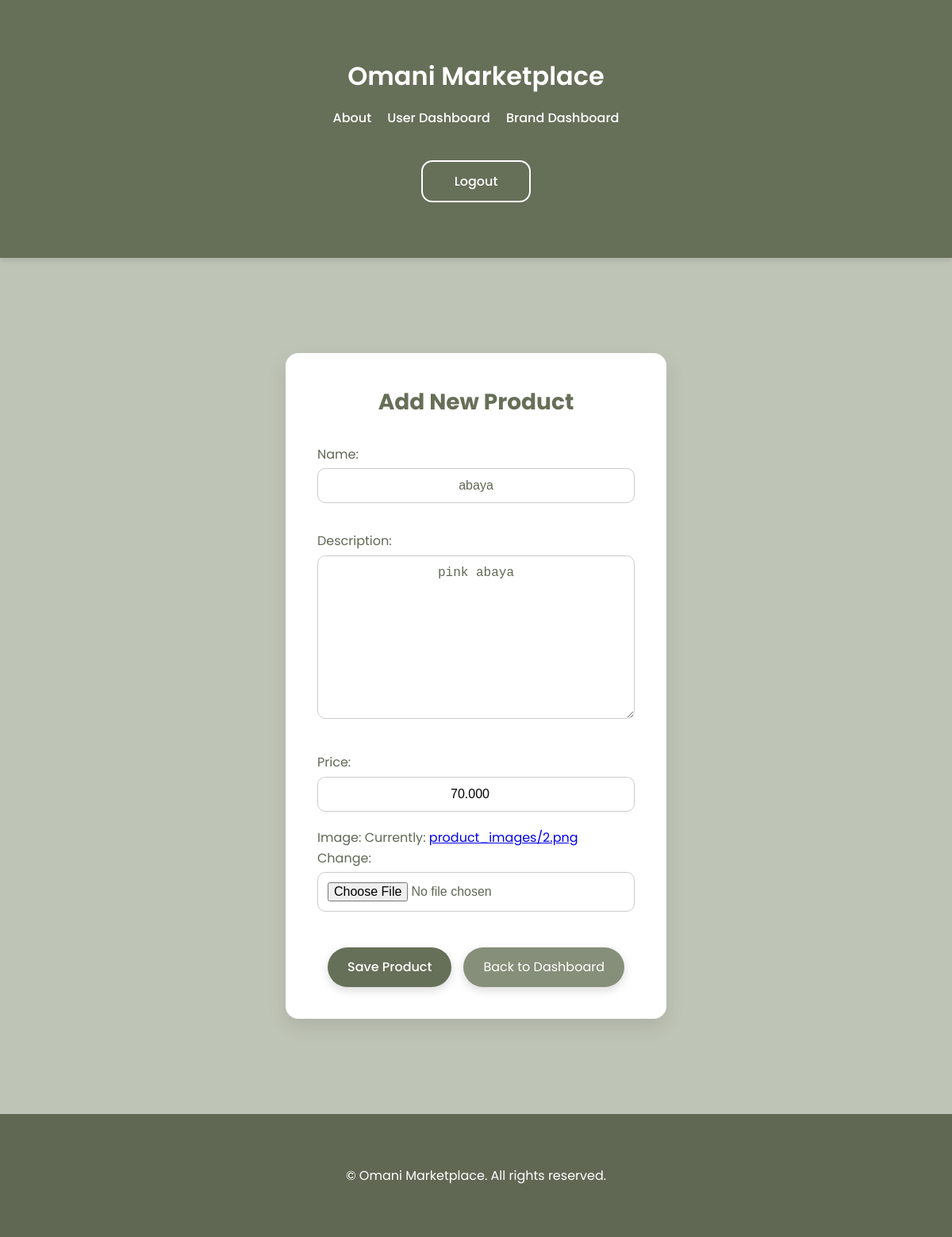
The page /brand/product/1/edit/ (signed in) on the database its author committed.
### core/models.py (models this page shows, shortened)
class Product(models.Model):
    brand = models.ForeignKey(Brand, on_delete=models.CASCADE)
    name = models.CharField(max_length=100)
    description = models.TextField()
    price = models.DecimalField(max_digits=6, decimal_places=3)
    image = models.ImageField(upload_to='product_images/')
    availability = models.BooleanField(default=True)

### core/views.py (the view)
# urls.py: path('brand/product/<int:product_id>/edit/', views.edit_product, name='edit_product'),
@login_required
def edit_product(request, product_id):
    product = Product.objects.get(id=product_id)
    if product.brand.user != request.user:
        return redirect('brand_dashboard')
    if request.method == 'POST':
        form = ProductForm(request.POST, request.FILES, instance=product)
        if form.is_valid():
            form.save()
            return redirect('brand_dashboard')
    else:
        form = ProductForm(instance=product)
    return render(request, 'product_form.html', {'form': form})

### core/forms.py
class ProductForm(forms.ModelForm):
    class Meta:
        model = Product
        fields = ['name', 'description', 'price', 'image']

### core/templates/product_form.html (shortened to what this page needs)
{% extends "base.html" %}
{% load static %}
{% block content %}
<div class="form-wrapper">
    <h1 class="form-heading">Add New Product</h1>
    <form method="post" enctype="multipart/form-data" class="product-form-centered">
        <div class="form-fields">
            {{ form.as_p }}
        </div>
        <div class="form-actions">
            <button type="submit" class="btn-submit">Save Product</button>
            <a href="{% url 'brand_dashboard' %}" class="btn-cancel">Back to Dashboard</a>
        </div>
    </form>
</div>
{% endblock %}

### core/static/css/styles.css (style rules this page uses)
* { margin: 0; padding: 0; box-sizing: border-box; }
body { font-family: 'Poppins', sans-serif; background-color: #BFC5B6; color: #606854; line-height: 1.6; display: flex; flex-direction: column; min-height: 100vh; }
form { margin-top: 20px; }
input[type="text"], textarea, select { padding: 12px; width: 100%; max-width: 400px; border: 1px solid #606854; border-radius: 14px; background-color: #fff; color: #606854; font-size: 15px; margin-bottom: 15px; }
button, .logout-btn { background-color: #666F58; color: white; border: none; padding: 12px 30px; font-family: 'Poppins', sans-serif; font-size: 16px; font-weight: 500; border-radius: 20px; cursor: pointer; transition: all 0.3s ease; box-shadow: 0 4px 12px rgba(0, 0, 0, 0.2); }
.form-wrapper { max-width: 600px; margin: 80px auto; padding: 40px; background-color: white; border-radius: 16px; box-shadow: 0 10px 25px rgba(0, 0, 0, 0.1); text-align: center; font-family: 'Poppins', sans-serif; }
.form-heading { font-size: 28px; color: #666F58; margin-bottom: 30px; }
.product-form-centered { display: flex; flex-direction: column; align-items: center; }
.form-fields p { width: 100%; max-width: 400px; margin-bottom: 20px; text-align: left; }
.form-fields input, .form-fields textarea, .form-fields select { width: 100%; padding: 12px; border: 1px solid #ccc; border-radius: 10px; font-size: 16px; text-align: center; box-sizing: border-box; margin-top: 5px; }
.form-actions { display: flex; gap: 15px; justify-content: center; margin-top: 25px; flex-wrap: wrap; }
.btn-submit, .btn-cancel { padding: 12px 25px; border: none; border-radius: 25px; font-size: 16px; cursor: pointer; color: white; text-decoration: none; transition: all 0.3s ease; box-shadow: 0 4px 12px rgba(0, 0, 0, 0.15); }
.btn-submit { background-color: #666F58; }
.btn-cancel { background-color: #868F79; }

### rows shown on the page
Product: name "abaya", description "pink abaya", price "70.000"
